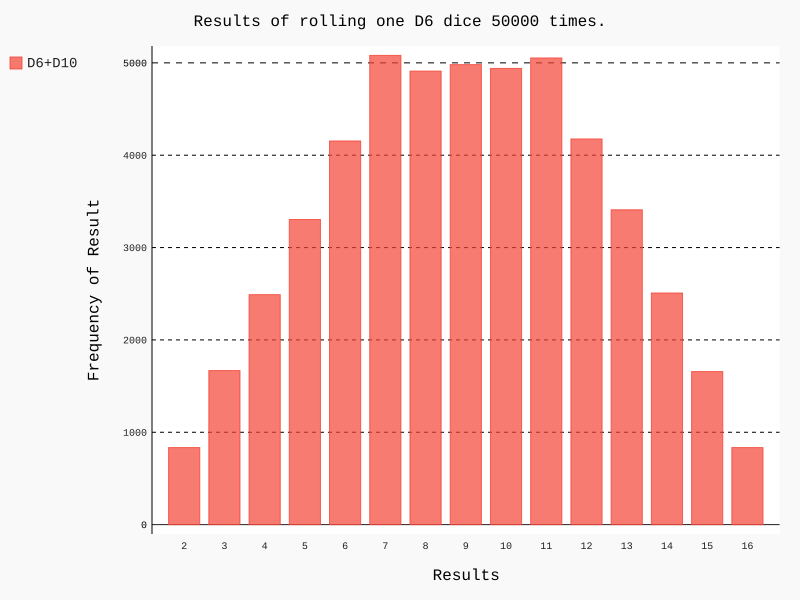

Here is the Python script that generated this plot:
import pygal
from die import Die

die_1 = Die()
die_2 = Die(10)

results = []

for roll_num in range(50000):
    result = die_1.roll() + die_2.roll()
    results.append(result)

frequencies = []
max_result = die_1.num_sides + die_2.num_sides
for value in range(2,max_result+1):
    frequency = results.count(value)
    frequencies.append(frequency)

hist = pygal.Bar()

hist.title = "Results of rolling one D6 dice 50000 times."
# 注意是x_labels函数，少了s会导致X轴刻度值显示不出
hist.x_labels = list(range(2,17))
hist.x_title = "Results"
hist.y_title = "Frequency of Result"

hist.add('D6+D10', frequencies)
hist.render_to_file('dice_visual.svg')
